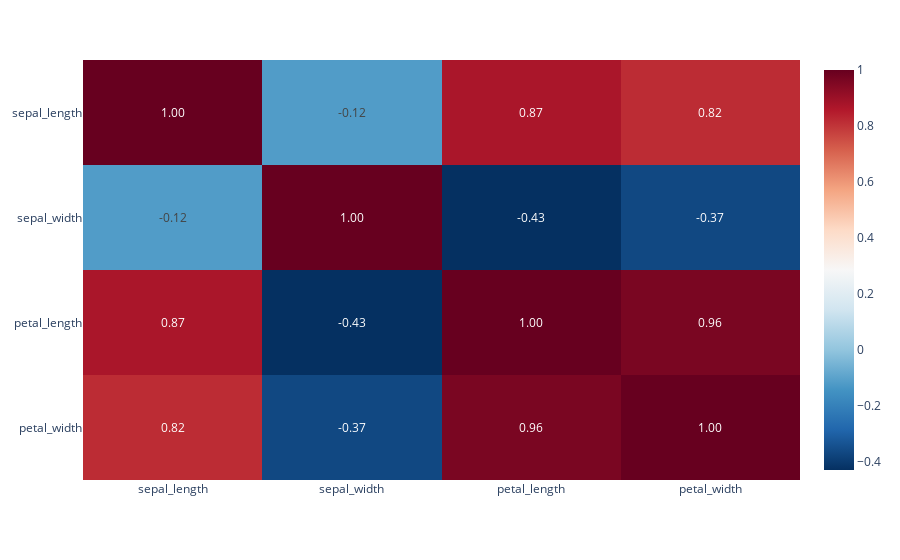

Write notebook code for a chart like this one.
### Code cell
import plotly.express as px

numeric_df = df.select_dtypes(include=['number'])
corr_matrix = numeric_df.corr()

fig = px.imshow(corr_matrix, text_auto='.2f', aspect="auto", color_continuous_scale='RdBu_r')
fig.show()

### Figure 1 — Plotly figure (JSON) as saved in the notebook; plotly's stock layout.template omitted (floating-point values rounded to 4 significant figures)
{"data": [{"coloraxis": "coloraxis", "hovertemplate": "x: %{x}<br>y: %{y}<br>color: %{z}<extra></extra>", "name": "0", "texttemplate": "%{z:.2f}", "type": "heatmap", "x": ["sepal_length", "sepal_width", "petal_length", "petal_width"], "xaxis": "x", "y": ["sepal_length", "sepal_width", "petal_length", "petal_width"], "yaxis": "y", "z": [[1, -0.1176, 0.8718, 0.8179], [-0.1176, 1, -0.4284, -0.3661], [0.8718, -0.4284, 1, 0.9629], [0.8179, -0.3661, 0.9629, 1]]}], "layout": {"autosize": true, "coloraxis": {"colorscale": [[0, "rgb(5,48,97)"], [0.1, "rgb(33,102,172)"], [0.2, "rgb(67,147,195)"], [0.3, "rgb(146,197,222)"], [0.4, "rgb(209,229,240)"], [0.5, "rgb(247,247,247)"], [0.6, "rgb(253,219,199)"], [0.7, "rgb(244,165,130)"], [0.8, "rgb(214,96,77)"], [0.9, "rgb(178,24,43)"], [1, "rgb(103,0,31)"]]}, "margin": {"t": 60}, "xaxis": {"anchor": "y", "autorange": true, "domain": [0, 1], "range": [-0.5, 3.5], "type": "category"}, "yaxis": {"anchor": "x", "autorange": true, "domain": [0, 1], "range": [3.5, -0.5], "type": "category"}}}
